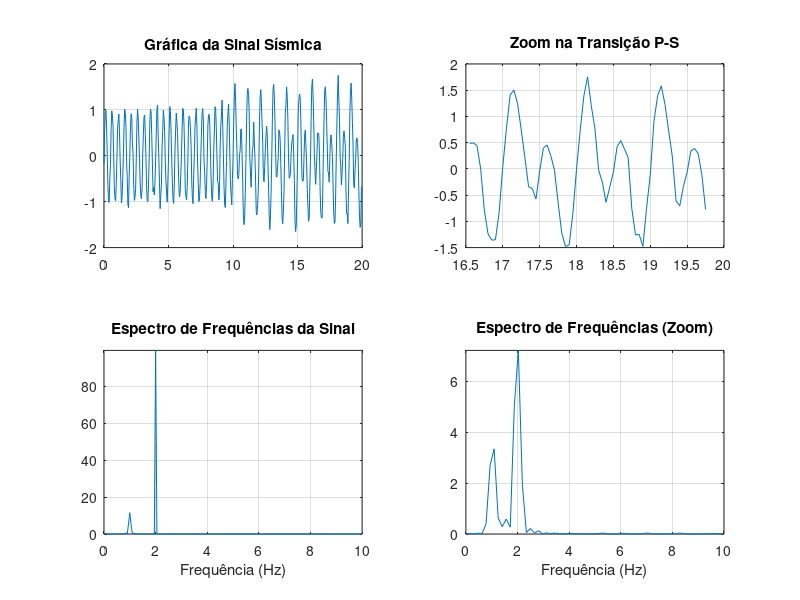

Write MATLAB code to recreate this figure.
% Cálculo de fases, amplitude e período de uma onda sísmica
fprintf('%s\n', 'CÁLCULO DE FASES, AMPLITUDES E PERÍODOS');

% Carregar arquivo com os dados
load sismo.txt; % Certifique-se de que "sismo.txt" está no diretório correto
t = sismo(:,1); % Vetor de tempo
y = sismo(:,2); % Vetor da onda sísmica

N = length(y); % Tamanho do vetor
Fs = 20; % Frequência de amostragem
T = 1/Fs; % Intervalo de amostragem

% Calcular amplitude máxima
[A, I] = max(abs(y)); % A: Amplitude, I: Índice do máximo

% Envelope usando transformada de Hilbert
y1 = hilbert(y);
y2 = sqrt(y.^2 + abs(y1).^2);
A2 = max(y2);
y2 = y2 / A2; % Normalizar o envelope

comp = mean(y2(1:60));

% Encontrar o tempo da fase P
tp = 0; % Inicializar tp
Ip = []; % Inicializar Ip como vazio

for n = 10:I
    if y2(n) > 5.9 * comp
        for k = 1:n
            if y2(n-k) - y2(n-k-1) < 0 && y2(n-k) < 0.015
                Ip = n - k; % Atribuir Ip
                tp = Ip * T; % Calcular tempo P
                break;
            end
        end
        break;
    end
end

% Verificar se Ip foi encontrado
if isempty(Ip)
    warning('Ip não foi definido. Ajustando para valor padrão.');
    Ip = 1; % Define um valor padrão para evitar erros
    tp = Ip * T;
end

fprintf('%s%8.6f\n', 'Tempo P = ', tp);

% Encontrar o tempo da fase S
Ix = round((Ip + I) / 2); % Agora Ip está garantido como definido
ts = 0;

for n = Ix:I
    if y2(n) > 0.45
        for k = Ix:n
            if (y2(n+Ix-k) - y2(n+Ix-k-1) < 0) && y2(n+Ix-k) < 0.09
                Is = n + Ix - k;
                ts = Is * T;
                break;
            end
        end
        break;
    end
end

fprintf('%s%8.6f\n', 'Tempo S = ', ts);

% Plotar as curvas
subplot(2,2,1), plot(t, y), grid on;
title('Gráfica da Sinal Sísmica');
fprintf('%s%8.6f\n', 'Amplitude = ', A);

% Espectro de frequência
default_N = N; % Para reutilizar valor original de N
Y = fft(y, default_N);
Pyy = abs(Y).^2 / default_N;
f = (1/T) * (0:default_N/2) / default_N;
subplot(2,2,3), plot(f, Pyy(1:default_N/2+1));
axis([0 10 0 max(Pyy)]), grid on;
title('Espectro de Frequências da Sinal');
xlabel('Frequência (Hz)');

% Zoom no P-S
N = 128;
y_zoom = y(max(1,I-N/4):min(length(y),I+N/4)); % Ajustar limites para evitar erros
subplot(2,2,2), plot(t(max(1,I-N/4):min(length(y),I+N/4)), y_zoom), grid on;
title('Zoom na Transição P-S');

Y_zoom = fft(y_zoom, N);
Pyy_zoom = abs(Y_zoom).^2 / N;
f_zoom = (1/T) * (0:N/2) / N;
delta_f = f_zoom(2) - f_zoom(1);
subplot(2,2,4), plot(f_zoom, Pyy_zoom(1:N/2+1));
axis([0 10 0 max(Pyy_zoom)]), grid on;
title('Espectro de Frequências (Zoom)');
xlabel('Frequência (Hz)');

% Calcular período
[amp_espectro, J] = max(abs(Pyy_zoom));
fs = delta_f * (J - 1);
periodo = 1 / fs;
fprintf('%s%8.6f\n', 'Período = ', periodo);

% Calcular duração
prom_f = sum(abs(y(default_N-20:default_N))) / 21;
tf = 0;
for k = default_N:-1:I
    if y(k) > 4 * prom_f
        tf = k * T;
        break;
    end
end
dur = round(tf - tp);
fprintf('%s%7.2f\n', 'Duração = ', dur);